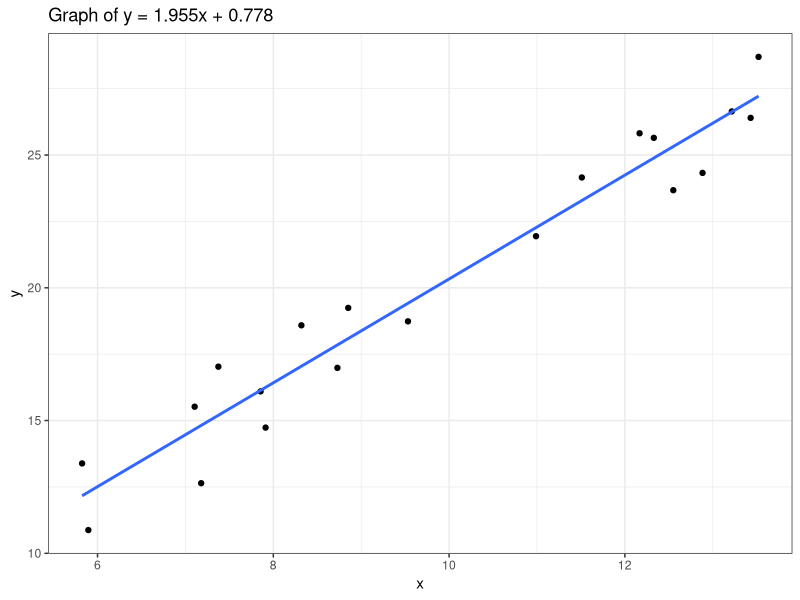
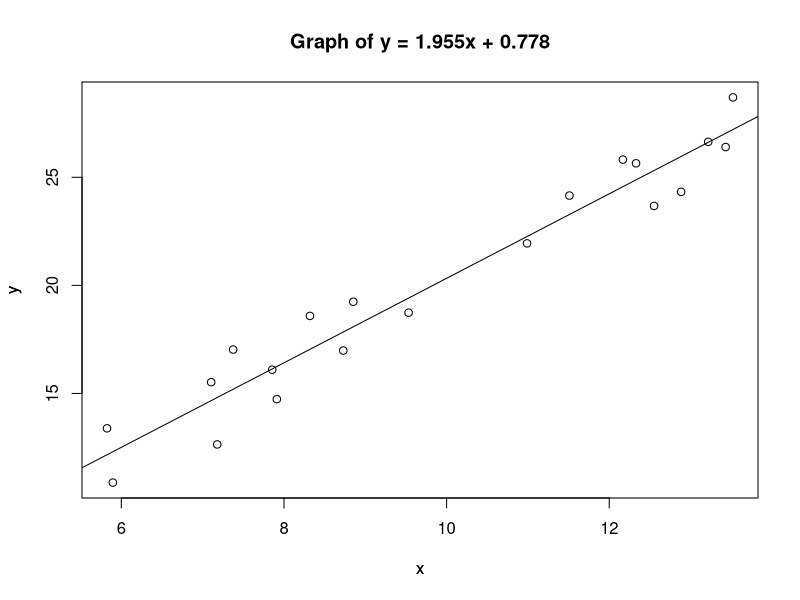
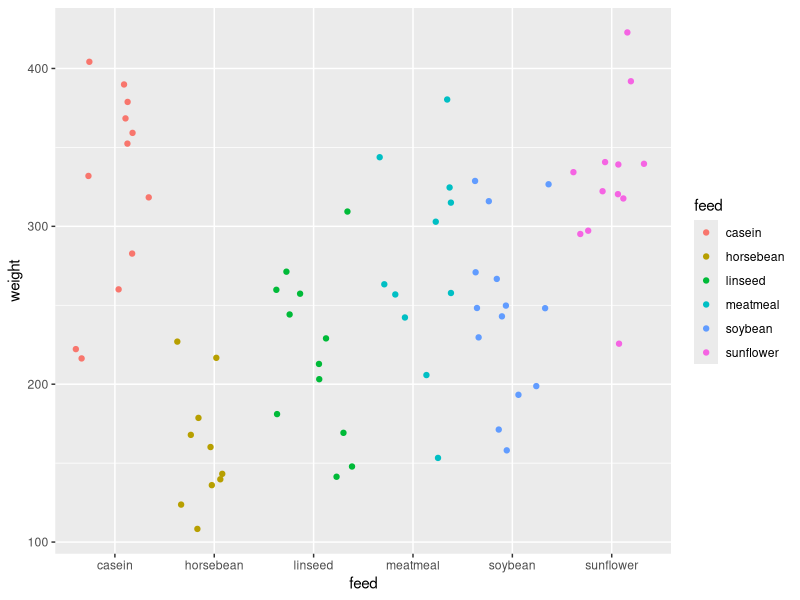

Recreate these plots in R, in order.
## ---- chunk 1
library(tidyverse)
##todo make this a package function its_plot_with_line_time(x,y)
set.seed("456")
x <- runif(20, 5, 15)
y <- x * 2 + rnorm(20)
model <- lm(y ~ x)
b <- coefficients(model)[1]
a <- coefficients(model)[2]


ggplot(data.frame(x = x, y = y) ) + aes(x,y) + geom_point() + geom_smooth(method = "lm", se=FALSE) + theme_bw() + ggtitle("Graph of y = 1.955x + 0.778")
plot(x,y)
abline( a = 0.778, b = 1.955 )
title(main="Graph of y = 1.955x + 0.778", xlab="x", ylab="y") #get values from model
## ---- chunk 2
sort(x)
## ---- chunk 3
model <- lm(y ~ x)
predict(model, newdata = data.frame(x = c(10)))
## ---- chunk 4
x[5]
y[5]
## ---- chunk 5
predict(model, newdata = data.frame(x = c(x[5])))
## ---- chunk 6
#plot the groups
ggplot(chickwts) + aes(feed, weight) + geom_jitter(aes(colour = feed))
## ---- chunk 7
model <- lm(weight ~ feed, data = chickwts)
predict(model,newdata = data.frame(feed = c("casein")))
predict(model,newdata = data.frame(feed = c("sunflower")))
## ---- chunk 8
## prediction not quite the exact mean
feeds <- sort(unique(chickwts$feed))
preds <- predict(model,newdata = data.frame(feed = feeds) )
names(preds) <-  feeds
preds
## ---- chunk 9
group_by(chickwts, feed) %>% summarize(avg = mean(weight)) %>% data.frame()
## ---- chunk 10

#model with more variables, inc categorical
txhousing
model <- lm(median ~ city + year + month, data = txhousing)
predict(model, newdata = data.frame(city = c("Abilene"), year = c(2000), month = c(2)))


## predict on a missing month (numerical variable - works)
miss_month <- filter(txhousing, month != 8)
model2 <- lm(median ~ city + year + month, data = miss_month)
predict(model2, newdata = data.frame(city = c("Abilene"), year = c(2000), month = c(8)))

## predict on a missing city (factor - won't work)
miss_month <- filter(txhousing, city != "Abilene", month != 8)
model2 <- lm(median ~ city + year + month, data = miss_month)
